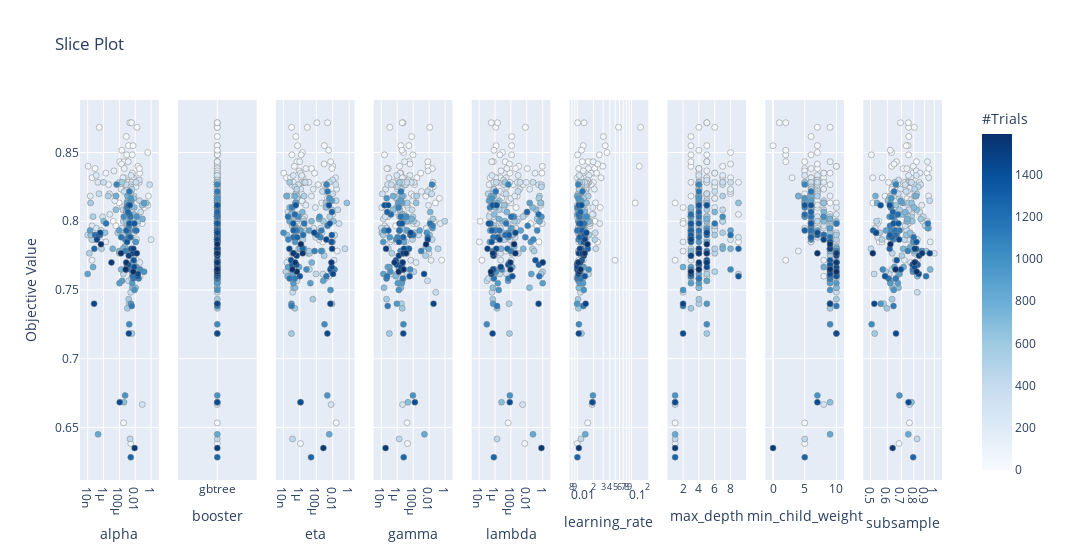

Notebook source saved alongside this figure:
### Code cell
import optuna
optuna.visualization.plot_slice(study)

### Figure 1 — Plotly figure (JSON) as saved in the notebook; plotly's stock layout.template omitted (floating-point values rounded to 4 significant figures; data arrays with more than 128 entries replaced by an {"elided": "..."} marker saying what was removed)
{"data": [{"marker": {"color": {"elided": "263 int values"}, "colorbar": {"title": {"text": "#Trials"}, "x": 1, "xpad": 40}, "colorscale": [[0, "rgb(247,251,255)"], [0.125, "rgb(222,235,247)"], [0.25, "rgb(198,219,239)"], [0.375, "rgb(158,202,225)"], [0.5, "rgb(107,174,214)"], [0.625, "rgb(66,146,198)"], [0.75, "rgb(33,113,181)"], [0.875, "rgb(8,81,156)"], [1, "rgb(8,48,107)"]], "line": {"color": "Grey", "width": 0.5}, "showscale": true}, "mode": "markers", "showlegend": false, "type": "scatter", "x": {"elided": "263 float values"}, "xaxis": "x", "y": {"elided": "263 float values"}, "yaxis": "y"}, {"marker": {"color": {"elided": "263 int values"}, "colorbar": {"title": {"text": "#Trials"}, "x": 1, "xpad": 40}, "colorscale": [[0, "rgb(247,251,255)"], [0.125, "rgb(222,235,247)"], [0.25, "rgb(198,219,239)"], [0.375, "rgb(158,202,225)"], [0.5, "rgb(107,174,214)"], [0.625, "rgb(66,146,198)"], [0.75, "rgb(33,113,181)"], [0.875, "rgb(8,81,156)"], [1, "rgb(8,48,107)"]], "line": {"color": "Grey", "width": 0.5}, "showscale": false}, "mode": "markers", "showlegend": false, "type": "scatter", "x": {"elided": "263 str values"}, "xaxis": "x2", "y": {"elided": "263 float values"}, "yaxis": "y2"}, {"marker": {"color": {"elided": "263 int values"}, "colorbar": {"title": {"text": "#Trials"}, "x": 1, "xpad": 40}, "colorscale": [[0, "rgb(247,251,255)"], [0.125, "rgb(222,235,247)"], [0.25, "rgb(198,219,239)"], [0.375, "rgb(158,202,225)"], [0.5, "rgb(107,174,214)"], [0.625, "rgb(66,146,198)"], [0.75, "rgb(33,113,181)"], [0.875, "rgb(8,81,156)"], [1, "rgb(8,48,107)"]], "line": {"color": "Grey", "width": 0.5}, "showscale": false}, "mode": "markers", "showlegend": false, "type": "scatter", "x": {"elided": "263 float values"}, "xaxis": "x3", "y": {"elided": "263 float values"}, "yaxis": "y3"}, {"marker": {"color": {"elided": "263 int values"}, "colorbar": {"title": {"text": "#Trials"}, "x": 1, "xpad": 40}, "colorscale": [[0, "rgb(247,251,255)"], [0.125, "rgb(222,235,247)"], [0.25, "rgb(198,219,239)"], [0.375, "rgb(158,202,225)"], [0.5, "rgb(107,174,214)"], [0.625, "rgb(66,146,198)"], [0.75, "rgb(33,113,181)"], [0.875, "rgb(8,81,156)"], [1, "rgb(8,48,107)"]], "line": {"color": "Grey", "width": 0.5}, "showscale": false}, "mode": "markers", "showlegend": false, "type": "scatter", "x": {"elided": "263 float values"}, "xaxis": "x4", "y": {"elided": "263 float values"}, "yaxis": "y4"}, {"marker": {"color": {"elided": "263 int values"}, "colorbar": {"title": {"text": "#Trials"}, "x": 1, "xpad": 40}, "colorscale": [[0, "rgb(247,251,255)"], [0.125, "rgb(222,235,247)"], [0.25, "rgb(198,219,239)"], [0.375, "rgb(158,202,225)"], [0.5, "rgb(107,174,214)"], [0.625, "rgb(66,146,198)"], [0.75, "rgb(33,113,181)"], [0.875, "rgb(8,81,156)"], [1, "rgb(8,48,107)"]], "line": {"color": "Grey", "width": 0.5}, "showscale": false}, "mode": "markers", "showlegend": false, "type": "scatter", "x": {"elided": "263 float values"}, "xaxis": "x5", "y": {"elided": "263 float values"}, "yaxis": "y5"}, {"marker": {"color": {"elided": "263 int values"}, "colorbar": {"title": {"text": "#Trials"}, "x": 1, "xpad": 40}, "colorscale": [[0, "rgb(247,251,255)"], [0.125, "rgb(222,235,247)"], [0.25, "rgb(198,219,239)"], [0.375, "rgb(158,202,225)"], [0.5, "rgb(107,174,214)"], [0.625, "rgb(66,146,198)"], [0.75, "rgb(33,113,181)"], [0.875, "rgb(8,81,156)"], [1, "rgb(8,48,107)"]], "line": {"color": "Grey", "width": 0.5}, "showscale": false}, "mode": "markers", "showlegend": false, "type": "scatter", "x": {"elided": "263 float values"}, "xaxis": "x6", "y": {"elided": "263 float values"}, "yaxis": "y6"}, {"marker": {"color": {"elided": "263 int values"}, "colorbar": {"title": {"text": "#Trials"}, "x": 1, "xpad": 40}, "colorscale": [[0, "rgb(247,251,255)"], [0.125, "rgb(222,235,247)"], [0.25, "rgb(198,219,239)"], [0.375, "rgb(158,202,225)"], [0.5, "rgb(107,174,214)"], [0.625, "rgb(66,146,198)"], [0.75, "rgb(33,113,181)"], [0.875, "rgb(8,81,156)"], [1, "rgb(8,48,107)"]], "line": {"color": "Grey", "width": 0.5}, "showscale": false}, "mode": "markers", "showlegend": false, "type": "scatter", "x": {"elided": "263 int values"}, "xaxis": "x7", "y": {"elided": "263 float values"}, "yaxis": "y7"}, {"marker": {"color": {"elided": "263 int values"}, "colorbar": {"title": {"text": "#Trials"}, "x": 1, "xpad": 40}, "colorscale": [[0, "rgb(247,251,255)"], [0.125, "rgb(222,235,247)"], [0.25, "rgb(198,219,239)"], [0.375, "rgb(158,202,225)"], [0.5, "rgb(107,174,214)"], [0.625, "rgb(66,146,198)"], [0.75, "rgb(33,113,181)"], [0.875, "rgb(8,81,156)"], [1, "rgb(8,48,107)"]], "line": {"color": "Grey", "width": 0.5}, "showscale": false}, "mode": "markers", "showlegend": false, "type": "scatter", "x": {"elided": "263 int values"}, "xaxis": "x8", "y": {"elided": "263 float values"}, "yaxis": "y8"}, {"marker": {"color": {"elided": "263 int values"}, "colorbar": {"title": {"text": "#Trials"}, "x": 1, "xpad": 40}, "colorscale": [[0, "rgb(247,251,255)"], [0.125, "rgb(222,235,247)"], [0.25, "rgb(198,219,239)"], [0.375, "rgb(158,202,225)"], [0.5, "rgb(107,174,214)"], [0.625, "rgb(66,146,198)"], [0.75, "rgb(33,113,181)"], [0.875, "rgb(8,81,156)"], [1, "rgb(8,48,107)"]], "line": {"color": "Grey", "width": 0.5}, "showscale": false}, "mode": "markers", "showlegend": false, "type": "scatter", "x": {"elided": "263 float values"}, "xaxis": "x9", "y": {"elided": "263 float values"}, "yaxis": "y9"}], "layout": {"title": {"text": "Slice Plot"}, "width": 2700, "xaxis": {"anchor": "y", "domain": [0, 0.09136], "title": {"text": "alpha"}, "type": "log"}, "xaxis2": {"anchor": "y2", "domain": [0.1136, 0.2049], "title": {"text": "booster"}}, "xaxis3": {"anchor": "y3", "domain": [0.2272, 0.3185], "title": {"text": "eta"}, "type": "log"}, "xaxis4": {"anchor": "y4", "domain": [0.3407, 0.4321], "title": {"text": "gamma"}, "type": "log"}, "xaxis5": {"anchor": "y5", "domain": [0.4543, 0.5457], "title": {"text": "lambda"}, "type": "log"}, "xaxis6": {"anchor": "y6", "domain": [0.5679, 0.6593], "title": {"text": "learning_rate"}, "type": "log"}, "xaxis7": {"anchor": "y7", "domain": [0.6815, 0.7728], "title": {"text": "max_depth"}}, "xaxis8": {"anchor": "y8", "domain": [0.7951, 0.8864], "title": {"text": "min_child_weight"}}, "xaxis9": {"anchor": "y9", "domain": [0.9086, 1], "title": {"text": "subsample"}, "type": "log"}, "yaxis": {"anchor": "x", "domain": [0, 1], "title": {"text": "Objective Value"}}, "yaxis2": {"anchor": "x2", "domain": [0, 1], "matches": "y", "showticklabels": false}, "yaxis3": {"anchor": "x3", "domain": [0, 1], "matches": "y", "showticklabels": false}, "yaxis4": {"anchor": "x4", "domain": [0, 1], "matches": "y", "showticklabels": false}, "yaxis5": {"anchor": "x5", "domain": [0, 1], "matches": "y", "showticklabels": false}, "yaxis6": {"anchor": "x6", "domain": [0, 1], "matches": "y", "showticklabels": false}, "yaxis7": {"anchor": "x7", "domain": [0, 1], "matches": "y", "showticklabels": false}, "yaxis8": {"anchor": "x8", "domain": [0, 1], "matches": "y", "showticklabels": false}, "yaxis9": {"anchor": "x9", "domain": [0, 1], "matches": "y", "showticklabels": false}}}
